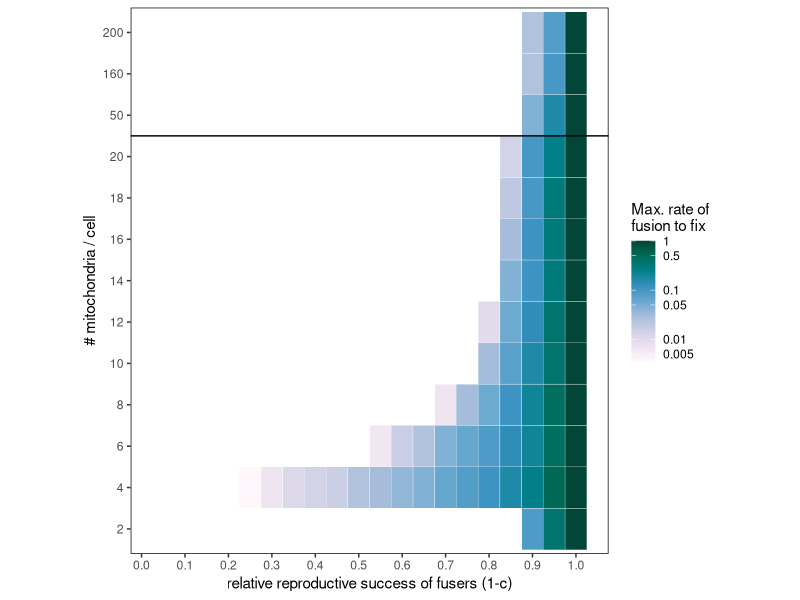
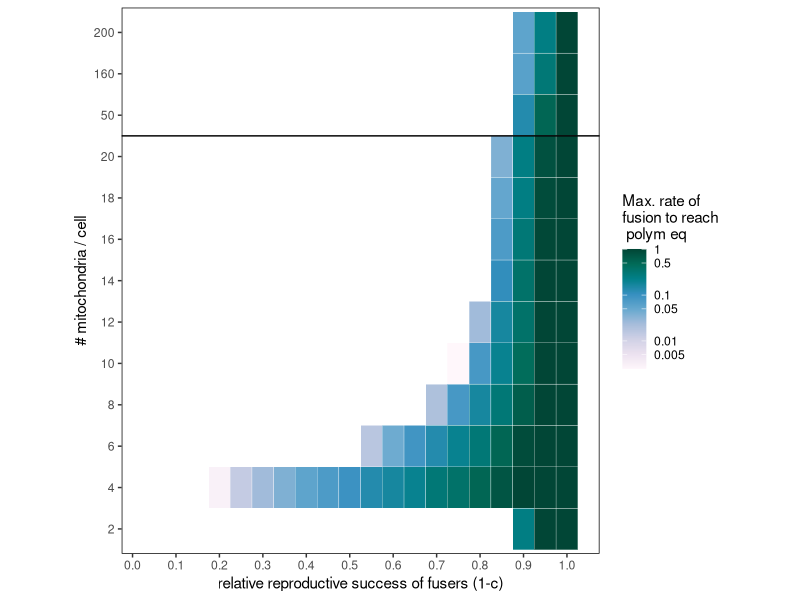
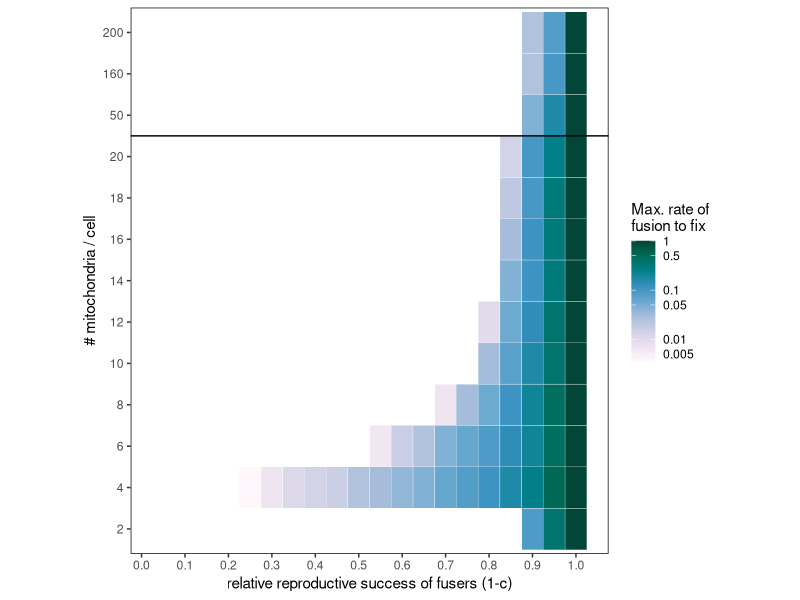
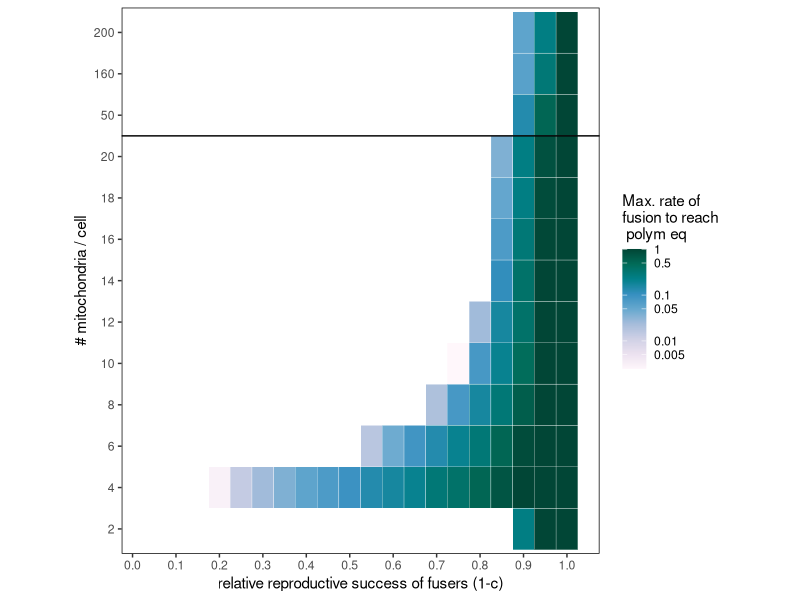

Reproduce these figures in R, in order.
########################################
##                                    ##
##      EVOLUTION OF CELL FUSION      ##         _~
##    PLOT Fig.2 fixation threshold   ##     _~ )_)_~
##          last edit: 01/18          ##    )_))_))_)
##        author: Anais Tilquin       ##    _!__!__!_ /
##          redsiana@orange.fr        ##    \______t/
##                                    ##  ~~~~~~~~~~~~~
########################################

# -------------------------------------------------------
# ########### Script description
# -------------------------------------------------------
#
# Produces Fig.2 displaying the maximum rate of sex to reach fixation (fixation 
# threshold), for each combination of mitochondria number and cost of fusion.
# Also produces equivalent graph for the maximum rate of sex to not go extinct
# (polymorphic thresholf)
#


library(plyr)
library(ggplot2)
library(RColorBrewer)



# -------------------------------------------------------
# ########### PART 1
# ########### Generate graph displaying the highest rate of fusion to fix
# -------------------------------------------------------
# 


dataset1 <- read.table("titration_fix_df.txt", h=T)

#### And now the plot

mypalette <- brewer.pal(9, 'PuBuGn')
newcol <- colorRampPalette(mypalette)
mypalette <- newcol(100)
# pie(rep(1, ncols), col = mypalette, border = NA, labels = NA)

c = c(0.001, 0.005, 0.01, 0.05, 0.1, 0.5, 1)
b = log10(c)
v.Mito = sort(unique(dataset1$Mito))
p1 <- ggplot(data=dataset1,aes(x=fert_sex,y=as.factor(Mito)))+
  geom_tile(aes(fill=log10(result)), color='white')+
  scale_fill_gradientn(colours=mypalette,
                       breaks=b,
                       labels=c, 
                       na.value="white") +
  scale_x_continuous(breaks = seq(0, 1, 0.1),
                     "relative reproductive success of fusers (1-c)") +
  scale_y_discrete(labels=v.Mito, "# mitochondria / cell") +
  labs(fill='Max. rate of\nfusion to fix') +
  theme(#panel.background = element_rect(fill = 'darkgoldenrod1'), 
    panel.grid.major = element_blank(), panel.grid.minor = element_blank(), 
    panel.background = element_blank(),
    panel.border = element_rect(fill = NA),
    aspect.ratio=4/3.5)+
  geom_hline(yintercept=10.5)
p1

ggsave('Fig2.pdf', device = "pdf", width = 166, height = 160, unit = "mm")





# -------------------------------------------------------
# ########### PART 2
# ########### Generate graph of displaying highest rate of fusion to not go extinct
# -------------------------------------------------------
# 

dataset2 <- read.table("titration_poly_df.txt", h=T)

#### And now the plot

mypalette <- brewer.pal(9, 'PuBuGn')
newcol <- colorRampPalette(mypalette)
mypalette <- newcol(100)
# pie(rep(1, ncols), col = mypalette, border = NA, labels = NA)

c = c(0.001, 0.005, 0.01, 0.05, 0.1, 0.5, 1)
b = log10(c)

ggplot(data=dataset2,aes(x=fert_sex,y=as.factor(Mito)))+
  geom_tile(aes(fill=log10(result)), color='white')+
  scale_fill_gradientn(colours=mypalette,
                       breaks=b,
                       labels=c, 
                       na.value="white") +
  scale_x_continuous(breaks = seq(0, 1, 0.1),
                     "relative reproductive success of fusers (1-c)") +
  scale_y_discrete(labels=v.Mito, "# mitochondria / cell") +
  labs(fill='Max. rate of\nfusion to reach\n polym eq') +
  theme(#panel.background = element_rect(fill = 'darkgoldenrod1'), 
    panel.grid.major = element_blank(), panel.grid.minor = element_blank(), 
    panel.background = element_blank(),
    panel.border = element_rect(fill = NA),
    aspect.ratio=4/3.5) +
  geom_hline(yintercept=10.5)

ggsave('polymorphic_threshold.pdf', device = "pdf", width = 166, height = 160, unit = "mm")

